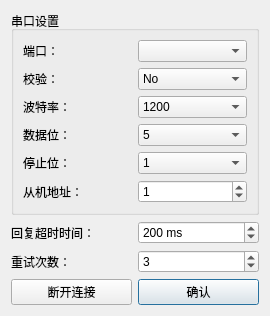
<?xml version="1.0" encoding="UTF-8"?>
<ui version="4.0">
 <class>ModbusSerial</class>
 <widget class="QDialog" name="ModbusSerial">
  <property name="geometry">
   <rect>
    <x>0</x>
    <y>0</y>
    <width>270</width>
    <height>297</height>
   </rect>
  </property>
  <property name="windowTitle">
   <string>Dialog</string>
  </property>
  <layout class="QGridLayout" name="gridLayout">
   <item row="2" column="0">
    <widget class="QLabel" name="label_6">
     <property name="text">
      <string>重试次数：</string>
     </property>
    </widget>
   </item>
   <item row="2" column="1">
    <widget class="QSpinBox" name="retriesSpinner">
     <property name="value">
      <number>3</number>
     </property>
    </widget>
   </item>
   <item row="3" column="1">
    <spacer name="verticalSpacer">
     <property name="orientation">
      <enum>Qt::Vertical</enum>
     </property>
     <property name="sizeHint" stdset="0">
      <size>
       <width>20</width>
       <height>33</height>
      </size>
     </property>
    </spacer>
   </item>
   <item row="1" column="1">
    <widget class="QSpinBox" name="timeoutSpinner">
     <property name="accelerated">
      <bool>true</bool>
     </property>
     <property name="suffix">
      <string> ms</string>
     </property>
     <property name="minimum">
      <number>-1</number>
     </property>
     <property name="maximum">
      <number>5000</number>
     </property>
     <property name="singleStep">
      <number>20</number>
     </property>
     <property name="value">
      <number>200</number>
     </property>
    </widget>
   </item>
   <item row="4" column="1">
    <widget class="QPushButton" name="confirm_btn">
     <property name="text">
      <string>确认</string>
     </property>
    </widget>
   </item>
   <item row="1" column="0">
    <widget class="QLabel" name="label">
     <property name="text">
      <string>回复超时时间：</string>
     </property>
    </widget>
   </item>
   <item row="0" column="0" colspan="2">
    <widget class="QGroupBox" name="groupBox">
     <property name="title">
      <string>串口设置</string>
     </property>
     <layout class="QGridLayout" name="gridLayout_2">
      <item row="0" column="0">
       <widget class="QLabel" name="label_7">
        <property name="text">
         <string>端口：</string>
        </property>
       </widget>
      </item>
      <item row="0" column="1">
       <widget class="QComboBox" name="serial_portname"/>
      </item>
      <item row="1" column="0">
       <widget class="QLabel" name="label_2">
        <property name="text">
         <string>校验：</string>
        </property>
       </widget>
      </item>
      <item row="1" column="1">
       <widget class="QComboBox" name="parityCombo">
        <item>
         <property name="text">
          <string>No</string>
         </property>
        </item>
        <item>
         <property name="text">
          <string>Even</string>
         </property>
        </item>
        <item>
         <property name="text">
          <string>Odd</string>
         </property>
        </item>
        <item>
         <property name="text">
          <string>Space</string>
         </property>
        </item>
        <item>
         <property name="text">
          <string>Mark</string>
         </property>
        </item>
       </widget>
      </item>
      <item row="2" column="0">
       <widget class="QLabel" name="label_3">
        <property name="text">
         <string>波特率：</string>
        </property>
       </widget>
      </item>
      <item row="2" column="1">
       <widget class="QComboBox" name="baudCombo">
        <item>
         <property name="text">
          <string>1200</string>
         </property>
        </item>
        <item>
         <property name="text">
          <string>2400</string>
         </property>
        </item>
        <item>
         <property name="text">
          <string>4800</string>
         </property>
        </item>
        <item>
         <property name="text">
          <string>9600</string>
         </property>
        </item>
        <item>
         <property name="text">
          <string>19200</string>
         </property>
        </item>
        <item>
         <property name="text">
          <string>38400</string>
         </property>
        </item>
        <item>
         <property name="text">
          <string>57600</string>
         </property>
        </item>
        <item>
         <property name="text">
          <string>115200</string>
         </property>
        </item>
       </widget>
      </item>
      <item row="3" column="0">
       <widget class="QLabel" name="label_4">
        <property name="text">
         <string>数据位：</string>
        </property>
       </widget>
      </item>
      <item row="3" column="1">
       <widget class="QComboBox" name="dataBitsCombo">
        <item>
         <property name="text">
          <string>5</string>
         </property>
        </item>
        <item>
         <property name="text">
          <string>6</string>
         </property>
        </item>
        <item>
         <property name="text">
          <string>7</string>
         </property>
        </item>
        <item>
         <property name="text">
          <string>8</string>
         </property>
        </item>
       </widget>
      </item>
      <item row="4" column="0">
       <widget class="QLabel" name="label_5">
        <property name="text">
         <string>停止位：</string>
        </property>
       </widget>
      </item>
      <item row="4" column="1">
       <widget class="QComboBox" name="stopBitsCombo">
        <item>
         <property name="text">
          <string>1</string>
         </property>
        </item>
        <item>
         <property name="text">
          <string>3</string>
         </property>
        </item>
        <item>
         <property name="text">
          <string>2</string>
         </property>
        </item>
       </widget>
      </item>
      <item row="5" column="0">
       <widget class="QLabel" name="label_8">
        <property name="text">
         <string>从机地址：</string>
        </property>
       </widget>
      </item>
      <item row="5" column="1">
       <widget class="QSpinBox" name="slaveAddr_spinner">
        <property name="value">
         <number>1</number>
        </property>
       </widget>
      </item>
     </layout>
    </widget>
   </item>
   <item row="4" column="0">
    <widget class="QPushButton" name="disconnectBtn">
     <property name="text">
      <string>断开连接</string>
     </property>
    </widget>
   </item>
  </layout>
 </widget>
 <resources/>
 <connections/>
</ui>
